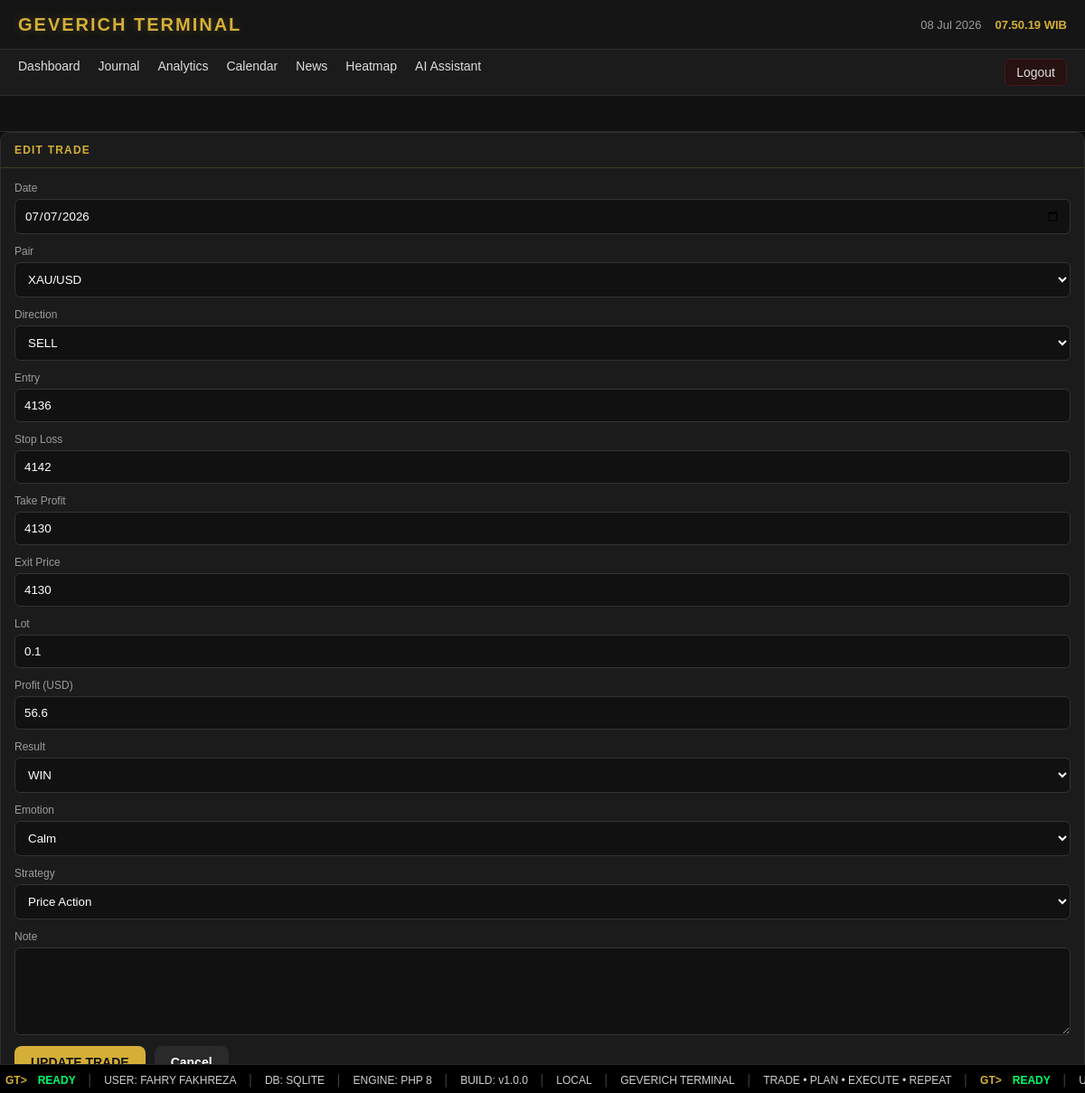
The app's page /?page=trade-edit&id=42 (signed in) with its own data.
### tables this page shows
CREATE TABLE trades (

id INTEGER PRIMARY KEY AUTOINCREMENT,

tanggal TEXT NOT NULL,

pair TEXT NOT NULL,

direction TEXT NOT NULL,

entry_price REAL NOT NULL,

sl REAL,

tp REAL,

exit_price REAL,

lot REAL,

profit_usd REAL DEFAULT 0,

hasil TEXT,

emotion TEXT,

note TEXT,

created_at DATETIME DEFAULT CURRENT_TIMESTAMP

, user_id INTEGER DEFAULT 1, rr REAL DEFAULT 0, strategy TEXT);

### pages/trade-edit.php (called while the page is built, shortened)
<?php
$db = getDB();
$id = $_GET['id'] ?? 0;
$stmt = $db->prepare("
SELECT *
FROM trades
WHERE id=?
");
$stmt->execute([$id]);
$trade = $stmt->fetch();
$mode = "edit";
require "components/trade-form.php";
?>

### components/trade-form.php (the view, shortened to what this page needs)
<div class="card">
    <div class="panel-title">
        <?= $mode == "create" ? "NEW TRADE" : "EDIT TRADE" ?>
    </div>
    <div class="panel-content">
        <form
            action="<?= $mode == "create"
                ? "pages/save-trade.php"
                : "pages/update-trade.php" ?>"
            method="POST">
            <div class="form-group">
    <label>Date</label>
    <input
        type="date"
        name="tanggal"
        value="<?= $trade['tanggal'] ?>"
        required>
</div>
<div class="form-group">
<label>Pair</label>
<select name="pair">
<?php
$pairs=[
"XAU/USD",
"XAG/USD",
"EUR/USD",
"GBP/USD",
"USD/JPY"
];
foreach($pairs as $pair):
?>
<option
value="<?= $pair ?>"
<?= $trade['pair']==$pair ? 'selected' : '' ?>>
<?= $pair ?>
</option>
<?php endforeach; ?>
</select>
</div>
<div class="form-group">
<label>Direction</label>
<select name="direction">
<option
value="SELL"
<?= $trade['direction']=="SELL" ? "selected":"" ?>>
SELL
</option>
</select>
</div>
<div class="form-group">
<label>Entry</label>
<input
type="number"
step="0.01"
name="entry_price"
value="<?= $trade['entry_price'] ?>">
</div>
<div class="form-group">
<label>Stop Loss</label>
<input
type="number"
step="0.01"
name="sl"
value="<?= $trade['sl'] ?>">
</div>
<div class="form-group">
<label>Take Profit</label>
<input
type="number"
step="0.01"
name="tp"
value="<?= $trade['tp'] ?>">
</div>
<div class="form-group">
<label>Exit Price</label>
<input
type="number"
step="0.01"
name="exit_price"
value="<?= $trade['exit_price'] ?>">
</div>
<div class="form-group">
<label>Lot</label>
<input
type="number"
step="0.01"
name="lot"
value="<?= $trade['lot'] ?>">
</div>
<div class="form-group">
<label>Profit (USD)</label>
<input
type="number"
step="0.01"
name="profit_usd"
value="<?= $trade['profit_usd'] ?>">
</div>
<div class="form-group">
<label>Result</label>
<select name="hasil">
<?php
$list=["WIN","LOSS","BE"];
foreach($list as $h):
?>
<option
value="<?= $h ?>"
<?= $trade['hasil']==$h ? "selected":"" ?>>
<?= $h ?>
</option>
<?php endforeach; ?>
</select>
</div>
<div class="form-group">
<label>Emotion</label>
<select name="emotion">
<?php
$list=[
"Calm",
"Confident",
"Neutral",
"Fear",
"FOMO",
"Revenge Trade",
"Greedy",
"Frustrated",
"Overconfident",
"Tired"
];
foreach($list as $e):
?>
<option
value="<?= $e ?>"
<?= $trade['emotion']==$e ? "selected":"" ?>>
<?= $e ?>
</option>
<?php endforeach; ?>
</select>
</div>
<div class="form-group">
<label>Strategy</label>
<select name="strategy">
<?php
$list=[
"Price Action",
"SMC",
"ICT",
"Breakout",
"Trend Following",
"Support & Resistance",
"Supply & Demand",
"Scalping",
"Swing",
"News Trading"
];
foreach($list as $s):
?>
<option
value="<?= $s ?>"
<?= ($trade['strategy'] ?? 'Price Action')==$s ? 'selected' : '' ?>>
<?= $s ?>
</option>
<?php endforeach; ?>
</select>
</div>
<div class="form-group">
<label>Note</label>
<textarea
name="note"
rows="5"><?= htmlspecialchars($trade['note']) ?></textarea>
</div>
<div style="display:flex;gap:10px;">
<button class="btn btn-primary">
<?= $mode=="create"
? "SAVE TRADE"
: "UPDATE TRADE" ?>
</button>
<a href="?page=journal" class="btn btn-secondary">
Cancel
</a>
</div>
</form>
</div>
</div>

### assets/css/style.css (style rules this page uses)
html, body { height: 100%; -webkit-font-smoothing: antialiased; -moz-osx-font-smoothing: grayscale; }
body { background: radial-gradient(circle at top, #111 0%, #0d0d0d 60%); color: var(--text); }
:root { --gold:#d4af37; --bg:#0d0d0d; --bg-panel:#151515; --bg-card:#1b1b1b; --border:#2d2d2d; --text:#ffffff; --text-muted:#9b9b9b; --gold-glow: rgba(212, 175, 55, 0.25); }
* { margin:0; padding:0; box-sizing:border-box; font-family:Arial, sans-serif; }
body { background:var(--bg); color:var(--text); padding-bottom:32px; }
.card { background:var(--bg-card); border:1px solid var(--border); border-radius:10px; overflow:hidden; }
.panel-title { padding:12px 15px; border-bottom:1px solid var(--border); color:var(--gold); font-weight:bold; font-size:12px; border-bottom: 1px solid rgba(212, 175, 55, 0.2); letter-spacing: 1.2px; }
.panel-content { padding:15px; }
.form-group { display:flex; flex-direction:column; margin-bottom:12px; }
.form-group label { font-size:12px; color:var(--text-muted); margin-bottom:5px; }
.form-group input { padding:10px; background:#111; border:1px solid #333; color:#fff; border-radius:6px; }
.form-group select, .form-group textarea { width:100%; padding:10px; background:#111; color:#fff; border:1px solid #333; border-radius:6px; box-sizing:border-box; }
textarea { resize:vertical; }
.btn { display:inline-flex; align-items:center; justify-content:center; padding:10px 18px; border:none; border-radius:8px; font-size:14px; font-weight:600; text-decoration:none; cursor:pointer; transition:.25s; }
.btn-primary { background:#d4af37; color:#111; }
.btn-secondary { background:#2a2a2a; color:#fff; }

### records on screen
trades: tanggal "07/07/2026", pair "XAU/USD", direction "SELL", entry_price "4136", sl "4142", tp "4130", exit_price "4130", lot "0.1", profit_usd "56.6", hasil "WIN", emotion "Calm", strategy "Price Action"
